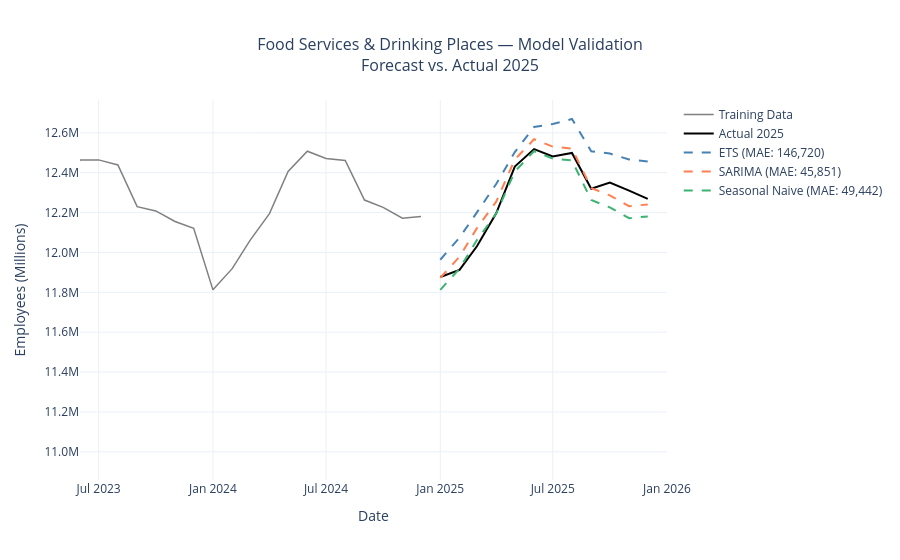

The code cell stored with this chart in its notebook:
### Code cell
# --- Validation Plot ---
fig = go.Figure()

# Training data with COVID interpolation
fig.add_trace(go.Scatter(
    x=train.index, y=train.values,
    mode='lines', name='Training Data',
    line=dict(color='gray', width=1.5),
    hovertemplate='%{x|%b %Y}: %{customdata}<extra></extra>',
    customdata=[f'{v/1_000_000:.2f}M' for v in train.values]
))

# Actual validation data
fig.add_trace(go.Scatter(
    x=validation.index, y=validation.values,
    mode='lines', name='Actual 2025',
    line=dict(color='black', width=2),
    hovertemplate='%{x|%b %Y}: %{customdata}<extra></extra>',
    customdata=[f'{v/1_000_000:.2f}M' for v in validation.values]
))

# OLS is omitted for visual clarity. Its MAE is reported in the comparison above.

# ETS forecast
fig.add_trace(go.Scatter(
    x=validation.index, y=ets_forecast.values,
    mode='lines', name=f'ETS (MAE: {mean_absolute_error(validation, ets_forecast):,.0f})',
    line=dict(color='steelblue', width=2, dash='dash'),
    hovertemplate='%{x|%b %Y}: %{customdata}<extra></extra>',
    customdata=[f'{v/1_000_000:.2f}M' for v in ets_forecast.values]
))

# SARIMA forecast
fig.add_trace(go.Scatter(
    x=validation.index, y=sarima_forecast.values,
    mode='lines', name=f'SARIMA (MAE: {mean_absolute_error(validation, sarima_forecast):,.0f})',
    line=dict(color='coral', width=2, dash='dash'),
    hovertemplate='%{x|%b %Y}: %{customdata}<extra></extra>',
    customdata=[f'{v/1_000_000:.2f}M' for v in sarima_forecast.values]
))

# Seasonal Naive forecast
fig.add_trace(go.Scatter(
    x=validation.index, y=snaive_forecast.values,
    mode='lines', name=f'Seasonal Naive (MAE: {mean_absolute_error(validation, snaive_forecast):,.0f})',
    line=dict(color='mediumseagreen', width=2, dash='dash'),
    hovertemplate='%{x|%b %Y}: %{customdata}<extra></extra>',
    customdata=[f'{v/1_000_000:.2f}M' for v in snaive_forecast.values]
))

fig.update_layout(
    title=dict(text='Food Services & Drinking Places — Model Validation<br>Forecast vs. Actual 2025',
               x=0.5, font=dict(size=16)),
    xaxis_title='Date',
    yaxis_title='Employees (Millions)',
    yaxis=dict(
        tickvals=list(range(11_000_000, 13_000_000, 200_000)),
        ticktext=[f'{v/1_000_000:.1f}M' for v in range(11_000_000, 13_000_000, 200_000)]
    ),
    template='plotly_white',
    hovermode='x unified',
    xaxis=dict(range=['2023-06-01', '2026-01-01'])
)

fig.show()
